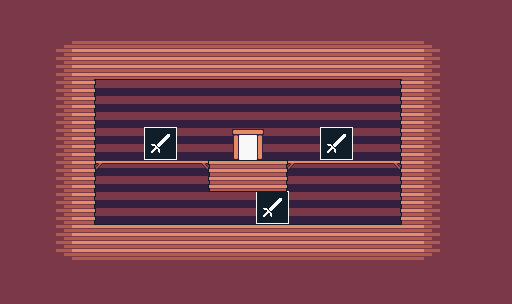

Rendered tile map (Tiled .tmx) drawn with the repository's tilesets; below, a short description and the map source with its tile grids summarised:
An orthogonal 32x19 tile map with 16x16 px tiles, 5 tile layers (woodBg, woodenPlatform, house, shopItem, ...), 5 tilesets and 1 object.

<map version="1.0" tiledversion="1.1.2" orientation="orthogonal" renderorder="right-down" width="32" height="19" tilewidth="16" tileheight="16" infinite="0" nextobjectid="2">
 <properties>
  <property name="background" type="file" value="../../../images/backgrounds/grassland.png" />
  <property name="bottomLeft" type="bool" value="false" />
  <property name="bottomMiddle" type="bool" value="false" />
  <property name="bottomRight" type="bool" value="false" />
  <property name="leftBottom" type="bool" value="false" />
  <property name="leftMiddle" type="bool" value="false" />
  <property name="leftTop" type="bool" value="false" />
  <property name="rightBottom" type="bool" value="false" />
  <property name="rightMiddle" type="bool" value="false" />
  <property name="rightTop" type="bool" value="false" />
  <property name="topLeft" type="bool" value="false" />
  <property name="topMiddle" type="bool" value="false" />
  <property name="topRight" type="bool" value="false" />
 </properties>
 <tileset firstgid="1" source="../../tiles/tiles/wood.tsx" />
 <tileset firstgid="50" source="../../tiles/tiles/woodenPlatform.tsx" />
 <tileset firstgid="59" source="../../tiles/tiles/woodBg.tsx" />
 <tileset firstgid="60" source="../../tiles/tiles/house.tsx" />
 <tileset firstgid="64" source="../../tiles/tiles/shopItem.tsx" />
 <layer name="woodBg" width="32" height="19">
  <data>[608 cells, 608 non-empty, 1 distinct tile ids]</data>
 </layer>
 <layer name="woodenPlatform" width="32" height="19">
  <data>[608 cells, 18 non-empty, 5 distinct tile ids]</data>
 </layer>
 <layer name="house" width="32" height="19">
  <data>[608 cells, 1 non-empty, 1 distinct tile ids]</data>
 </layer>
 <layer name="shopItem" width="32" height="19">
  <data>[608 cells, 3 non-empty, 1 distinct tile ids]</data>
 </layer>
 <layer name="wood" width="32" height="19">
  <data>[608 cells, 447 non-empty, 24 distinct tile ids]</data>
 </layer>
 <objectgroup name="objects">
  <object id="1" x="238" y="134" width="20" height="26">
   <properties>
    <property name="data" value="maps/maps/grassland/containsShop1" />
    <property name="type" value="door" />
   </properties>
  </object>
 </objectgroup>
</map>
